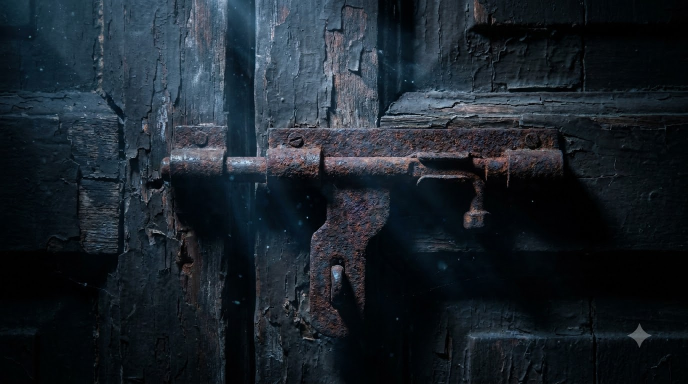
#> input picture plates/scene-06.jpeg, 1376 x 768 px, given in place of podcast_logo_circle.png, which was not available (shown at 1/2 size); the run also reads 3 pictures not shown here
$ python render_illuminated_posters.py
#> lines starting #> are read from the running program, lines starting #| are printed output that depends on the picture
import os
import math
import cv2
import numpy as np
from PIL import Image, ImageDraw, ImageFont, ImageFilter

ROOT = r"E:\betweenthenotes\noir_film_project"
ARTIFACT_DIR = r"C:\Users\sayan\.gemini\antigravity\brain\b3d17fa9-62a2-4701-acdb-0633a94e4498"
FLOW_DIR = r"C:\Users\sayan\flow-mcp-out\NoirBillboardCreds"
LOGO_PATH = r"E:\betweenthenotes\remotion_intro\dist\podcast_logo_circle.png"

FONTS_DIR = r"C:\Windows\Fonts"
LOCAL_FONTS = os.path.join(ROOT, "noir_film", "fonts")

def get_font(name_list, size):
#> called with size = 145
    for f in name_list:
        p = os.path.join(FONTS_DIR, f)
        if os.path.exists(p):
            try:
                return ImageFont.truetype(p, size)
            except Exception:
                pass
        p_local = os.path.join(LOCAL_FONTS, f)
        if os.path.exists(p_local):
            try:
                return ImageFont.truetype(p_local, size)
            except Exception:
                pass
    return ImageFont.load_default()

# Bold, highly legible font sizes
fonts = {
    "dracula_huge": get_font(["ONYX.TTF", "georgiab.ttf", "timesbd.ttf"], 145),
    "dracula_large": get_font(["ONYX.TTF", "georgiab.ttf", "timesbd.ttf"], 120),
    "bengali_title": get_font(["NotoSansBengali-Bold.ttf", "kalpurush.ttf"], 34),
    "tag_bold": get_font(["GOTHICB.TTF", "corbelb.ttf", "impact.ttf"], 18),
    "sub_regular": get_font(["GOTHICB.TTF", "corbelb.ttf", "IBMPlexMono-Bold.ttf"], 15),
    "cred_bold": get_font(["GOTHICB.TTF", "corbelb.ttf", "IBMPlexMono-Bold.ttf"], 14),
    "meta_regular": get_font(["GOTHICB.TTF", "corbelb.ttf", "IBMPlexMono-Bold.ttf"], 13),
    "emergency": get_font(["impact.ttf", "GOTHICB.TTF"], 18)
}

logo_img = Image.open(LOGO_PATH).convert("RGBA")

def illuminate_board_zone(img_np, x_min, x_max, y_min, y_max, intensity=1.55, warm=True):
    """
    Simulates a powerful overhead billboard floodlight shining down on the text zone.
    Raises luminance to clean white/cream paper levels while preserving board textures.
    """
    h, w = img_np.shape[:2]
    # Create smooth elliptical/conical light mask
    mask = np.zeros((h, w), dtype=np.float32)
    cx = (x_min + x_max) // 2
    cy = (y_min + y_max) // 2
    rx = (x_max - x_min) // 2
    ry = (y_max - y_min) // 2

    cv2.ellipse(mask, (cx, cy), (int(rx * 1.15), int(ry * 1.1)), 0, 0, 360, 1.0, -1)
    mask = cv2.GaussianBlur(mask, (101, 101), 0)

    # Apply soft light boost
    out = img_np.astype(np.float32)
    for c in range(3):
        # Boost luminance towards clean paper white
        boost = 1.0 + (intensity - 1.0) * mask
        if warm and c == 0: # Red channel slightly warmer
            boost *= (1.0 + 0.05 * mask)
        out[:, :, c] = np.clip(out[:, :, c] * boost + mask * 55, 0, 255)
    return out.astype(np.uint8)

def get_styled_logo(size=125, bw=False):
    resized = logo_img.resize((size, size), Image.Resampling.LANCZOS)
    if bw:
        r, g, b, a = resized.split()
        gray = resized.convert("L")
        lut = [int(np.clip((i - 128) * 1.4 + 145, 0, 255)) for i in range(256)]
        gray_contrasted = gray.point(lut)
        resized = Image.merge("RGBA", (gray_contrasted, gray_contrasted, gray_contrasted, a))

    pad = 16
    shadow_canvas = Image.new("RGBA", (size + pad * 2, size + pad * 2), (0, 0, 0, 0))
    s_draw = ImageDraw.Draw(shadow_canvas)
    s_draw.ellipse([pad + 2, pad + 4, pad + size + 2, pad + size + 4], fill=(0, 0, 0, 170))
    shadow_blurred = shadow_canvas.filter(ImageFilter.GaussianBlur(6))
    shadow_blurred.paste(resized, (pad, pad), resized)
    return shadow_blurred

def draw_dracula_title(draw, text, x_center, y_top, font, fill_color, shadow_color=None):
    bbox = draw.textbbox((0, 0), text, font=font)
    tw = bbox[2] - bbox[0]
    tx = x_center - tw // 2
    if shadow_color:
        draw.text((tx + 2, y_top + 3), text, font=font, fill=shadow_color)
    draw.text((tx, y_top), text, font=font, fill=fill_color)
    # Razor fangs
    draw.polygon([(tx + 3, y_top), (tx + 7, y_top), (tx + 5, y_top - 8)], fill=fill_color)
    draw.polygon([(tx + tw - 8, y_top), (tx + tw - 4, y_top), (tx + tw - 6, y_top - 8)], fill=fill_color)

# =============================================================================
# VARIATION 1: B&W CLASSIC FILM NOIR BILLBOARD (Dracula Stake Shadow)
# =============================================================================
def render_var1():
    base_bgr = cv2.imread(os.path.join(FLOW_DIR, "scene-01.jpeg"))
    # Broad, powerful overhead floodlight illumination on billboard face
    lit_bgr = illuminate_board_zone(base_bgr, 760, 1160, 120, 620, intensity=2.05, warm=False)
    base = Image.fromarray(cv2.cvtColor(lit_bgr, cv2.COLOR_BGR2RGB))
    draw = ImageDraw.Draw(base)

    tx = 945

    # 1. Prominent Between the Notes Logo Medallion
    logo_size = 115
    logo = get_styled_logo(size=logo_size, bw=True)
    base.paste(logo, (tx - (logo_size + 32) // 2, 145), logo)

    # 2. Main Title: NOIR (Pitch Black on Illuminated White Paper)
    draw_dracula_title(draw, "NOIR", tx, 275, fonts["dracula_huge"], (0, 0, 0, 255), (170, 170, 175, 140))

    # 3. Bengali Title
    ben = "নি  শি  ডা  ক"
    bb_b = draw.textbbox((0, 0), ben, font=fonts["bengali_title"])
    draw.text((tx - (bb_b[2]-bb_b[0]) // 2, 405), ben, font=fonts["bengali_title"], fill=(0, 0, 0, 255))

    # 4. Taglines
    sub1 = "A BETWEEN THE NOTES ORIGINAL"
    bb_s1 = draw.textbbox((0, 0), sub1, font=fonts["tag_bold"])
    draw.text((tx - (bb_s1[2]-bb_s1[0]) // 2, 452), sub1, font=fonts["tag_bold"], fill=(0, 0, 0, 255))

    sub2 = "A BENGALI ANALOG HORROR TRANSMISSION"
    bb_s2 = draw.textbbox((0, 0), sub2, font=fonts["sub_regular"])
    draw.text((tx - (bb_s2[2]-bb_s2[0]) // 2, 482), sub2, font=fonts["sub_regular"], fill=(0, 0, 0, 255))

    # 5. Clear, Bold Credits
    cred1 = "ORIGINAL SCORE BY ATANDRA  •  VISUAL ENGINE BY SAYAN"
    bb_c1 = draw.textbbox((0, 0), cred1, font=fonts["cred_bold"])
    draw.text((tx - (bb_c1[2]-bb_c1[0]) // 2, 512), cred1, font=fonts["cred_bold"], fill=(0, 0, 0, 255))

    cred2 = "BHARAT DARPAN 1994 BROADCAST ARCHIVE"
    bb_c2 = draw.textbbox((0, 0), cred2, font=fonts["meta_regular"])
    draw.text((tx - (bb_c2[2]-bb_c2[0]) // 2, 538), cred2, font=fonts["meta_regular"], fill=(15, 15, 20, 255))

    # 6. Environmental Box on Fence below: "IN CASE OF NISHIDAK"
    box_x, box_y = 585, 838
    draw.rectangle([box_x, box_y, box_x + 215, box_y + 45], fill=(10, 10, 12), outline=(140, 140, 145), width=2)
    draw.text((box_x + 16, box_y + 11), "IN CASE OF NISHIDAK", font=fonts["emergency"], fill=(255, 255, 255))

    return base

# =============================================================================
# VARIATION 2: CRIMSON COLOR EDITION (Dracula Blood-Red on White Board)
# =============================================================================
def render_var2():
    base_bgr = cv2.imread(os.path.join(FLOW_DIR, "scene-02.jpeg"))
    # Broad floodlight covering the whole perspective billboard face
    lit_bgr = illuminate_board_zone(base_bgr, 720, 1000, 180, 580, intensity=2.0, warm=True)
    base = Image.fromarray(cv2.cvtColor(lit_bgr, cv2.COLOR_BGR2RGB))
    draw = ImageDraw.Draw(base)

    tx = 865

    # 1. Color Logo Medallion
    logo_size = 95
    logo = get_styled_logo(size=logo_size, bw=False)
    base.paste(logo, (tx - (logo_size + 32) // 2, 205), logo)

    # 2. Main Title: NOIR in Saturated Dracula Blood-Red
    draw_dracula_title(draw, "NOIR", tx, 310, fonts["dracula_large"], (218, 18, 26, 255), (70, 6, 10, 220))

    # 3. Bengali Title
    ben = "নি  শি  ডা  ক"
    bb_b = draw.textbbox((0, 0), ben, font=fonts["bengali_title"])
    draw.text((tx - (bb_b[2]-bb_b[0]) // 2, 420), ben, font=fonts["bengali_title"], fill=(0, 0, 0, 255))

    # 4. Taglines (Stark Black on Bright White Paper)
    sub1 = "A BETWEEN THE NOTES ORIGINAL"
    bb_s1 = draw.textbbox((0, 0), sub1, font=fonts["sub_regular"])
    draw.text((tx - (bb_s1[2]-bb_s1[0]) // 2, 462), sub1, font=fonts["sub_regular"], fill=(0, 0, 0, 255))

    sub2 = "AN EXPERIMENTAL ANALOG HORROR TRANSMISSION"
    bb_s2 = draw.textbbox((0, 0), sub2, font=fonts["meta_regular"])
    draw.text((tx - (bb_s2[2]-bb_s2[0]) // 2, 488), sub2, font=fonts["meta_regular"], fill=(0, 0, 0, 255))

    # 5. Clear Credits
    cred = "ORIGINAL TUNE: ATANDRA & SAYAN  •  SECTOR WB"
    bb_c = draw.textbbox((0, 0), cred, font=fonts["meta_regular"])
    draw.text((tx - (bb_c[2]-bb_c[0]) // 2, 514), cred, font=fonts["meta_regular"], fill=(0, 0, 0, 255))

    # 6. Red Emergency Box on Roadside
    box_x, box_y = 580, 855
    draw.rectangle([box_x, box_y, box_x + 225, box_y + 48], fill=(195, 18, 25), outline=(255, 255, 255), width=2)
    draw.text((box_x + 16, box_y + 13), "IN CASE OF NISHIDAK", font=fonts["emergency"], fill=(255, 255, 255))

    return base

# =============================================================================
# VARIATION 3: ACOUSTIC PINS & THE UNCANNY FELINE (Studio B&W Illumination)
# =============================================================================
def render_var3():
    base_bgr = cv2.imread(os.path.join(FLOW_DIR, "scene-03.jpeg"))
    # Spotlight illumination on text area
    lit_bgr = illuminate_board_zone(base_bgr, 880, 1280, 150, 620, intensity=1.85, warm=False)
    base = Image.fromarray(cv2.cvtColor(lit_bgr, cv2.COLOR_BGR2RGB))
    draw = ImageDraw.Draw(base)

    tx = 1070

    # 1. Silver Logo Medallion
    logo_size = 120
    logo = get_styled_logo(size=logo_size, bw=True)
    base.paste(logo, (tx - (logo_size + 32) // 2, 160), logo)

    # 2. Main Title: NOIR in Pure White with deep black shadow
    draw_dracula_title(draw, "NOIR", tx, 290, fonts["dracula_huge"], (255, 255, 255, 255), (0, 0, 0, 240))

    # 3. Bengali Title
    ben = "নি  শি  ডা  ক"
    bb_b = draw.textbbox((0, 0), ben, font=fonts["bengali_title"])
    draw.text((tx - (bb_b[2]-bb_b[0]) // 2 + 1, 425 + 1), ben, font=fonts["bengali_title"], fill=(0, 0, 0, 220))
    draw.text((tx - (bb_b[2]-bb_b[0]) // 2, 425), ben, font=fonts["bengali_title"], fill=(250, 250, 245, 255))

    # 4. Taglines
    sub1 = "THE UNCANNY FELINE TRANSMISSION"
    bb_s1 = draw.textbbox((0, 0), sub1, font=fonts["tag_bold"])
    draw.text((tx - (bb_s1[2]-bb_s1[0]) // 2 + 1, 475 + 1), sub1, font=fonts["tag_bold"], fill=(0, 0, 0, 220))
    draw.text((tx - (bb_s1[2]-bb_s1[0]) // 2, 475), sub1, font=fonts["tag_bold"], fill=(245, 245, 240, 255))

    # 5. Clear Credits
    cred1 = "ACOUSTIC COMPOSITION: ATANDRA  •  VISUAL ENGINE: SAYAN"
    bb_c1 = draw.textbbox((0, 0), cred1, font=fonts["cred_bold"])
    draw.text((tx - (bb_c1[2]-bb_c1[0]) // 2 + 1, 510 + 1), cred1, font=fonts["cred_bold"], fill=(0, 0, 0, 220))
    draw.text((tx - (bb_c1[2]-bb_c1[0]) // 2, 510), cred1, font=fonts["cred_bold"], fill=(235, 235, 230, 255))

    cred2 = "AFTER MIDNIGHT, SOMEWHERE ELSE  •  STREAMING ON ALL PLATFORMS"
    bb_c2 = draw.textbbox((0, 0), cred2, font=fonts["meta_regular"])
    draw.text((tx - (bb_c2[2]-bb_c2[0]) // 2 + 1, 540 + 1), cred2, font=fonts["meta_regular"], fill=(0, 0, 0, 220))
    draw.text((tx - (bb_c2[2]-bb_c2[0]) // 2, 540), cred2, font=fonts["meta_regular"], fill=(215, 215, 210, 255))

    return base

# =============================================================================
# VARIATION 4: DAMODAR HIGHWAY METAMORPHOSIS (Illuminated Highway Board)
# =============================================================================
def render_var4():
    base_bgr = cv2.imread(os.path.join(FLOW_DIR, "scene-04.jpeg"))
    # Highway floodlight illumination on board: x [800, 1160], y [180, 600]
    lit_bgr = illuminate_board_zone(base_bgr, 800, 1160, 180, 600, intensity=1.80, warm=True)
    base = Image.fromarray(cv2.cvtColor(lit_bgr, cv2.COLOR_BGR2RGB))
    draw = ImageDraw.Draw(base)

    tx = 980

    # 1. Color Medallion Logo
    logo_size = 115
    logo = get_styled_logo(size=logo_size, bw=False)
    base.paste(logo, (tx - (logo_size + 32) // 2, 190), logo)

    # 2. Main Title: NOIR in High-Contrast Dracula Burgundy
    draw_dracula_title(draw, "NOIR", tx, 310, fonts["dracula_huge"], (205, 20, 28, 255), (70, 8, 12, 200))

    # 3. Bengali Title
    ben = "নি  শি  ডা  ক"
    bb_b = draw.textbbox((0, 0), ben, font=fonts["bengali_title"])
    draw.text((tx - (bb_b[2]-bb_b[0]) // 2, 435), ben, font=fonts["bengali_title"], fill=(0, 0, 0, 255))

    # 4. Taglines
    sub1 = "A BETWEEN THE NOTES ORIGINAL"
    bb_s1 = draw.textbbox((0, 0), sub1, font=fonts["tag_bold"])
    draw.text((tx - (bb_s1[2]-bb_s1[0]) // 2, 480), sub1, font=fonts["tag_bold"], fill=(0, 0, 0, 255))

    sub2 = "A 1994 Rural Bengal Emergency Broadcast"
    bb_s2 = draw.textbbox((0, 0), sub2, font=fonts["sub_regular"])
    draw.text((tx - (bb_s2[2]-bb_s2[0]) // 2, 510), sub2, font=fonts["sub_regular"], fill=(25, 15, 18, 255))

    # 5. Clear Credits
    cred = "MUSIC & SOUND: ATANDRA  •  VISUAL ENGINE: SAYAN  •  BETWEEN THE NOTES"
    bb_c = draw.textbbox((0, 0), cred, font=fonts["cred_bold"])
    draw.text((tx - (bb_c[2]-bb_c[0]) // 2, 540), cred, font=fonts["cred_bold"], fill=(0, 0, 0, 255))

    return base

# =============================================================================
# VARIATION 5: THE FALLING MAN ABYSS (Illuminated End Credits Board)
# =============================================================================
def render_var5():
    base_bgr = cv2.imread(os.path.join(FLOW_DIR, "scene-05.jpeg"))
    # Overhead floodlight on credits zone: x [720, 1160], y [160, 680]
    lit_bgr = illuminate_board_zone(base_bgr, 720, 1160, 160, 680, intensity=1.90, warm=False)
    base = Image.fromarray(cv2.cvtColor(lit_bgr, cv2.COLOR_BGR2RGB))
    draw = ImageDraw.Draw(base)

    tx = 940

    # 1. Prominent Between the Notes Hallmark Logo
    logo_size = 120
    logo = get_styled_logo(size=logo_size, bw=True)
    base.paste(logo, (tx - (logo_size + 32) // 2, 175), logo)

    # 2. Main Title: NOIR
    draw_dracula_title(draw, "NOIR", tx, 300, fonts["dracula_large"], (0, 0, 0, 255), (170, 170, 175, 160))

    # 3. Bengali Title
    ben = "নি  শি  ডা  ক"
    bb_b = draw.textbbox((0, 0), ben, font=fonts["bengali_title"])
    draw.text((tx - (bb_b[2]-bb_b[0]) // 2, 420), ben, font=fonts["bengali_title"], fill=(0, 0, 0, 255))

    # 4. Formal Theatrical End Credits Block (High Contrast Black)
    lines = [
        ("A BETWEEN THE NOTES PRESENTATION", fonts["tag_bold"], (0, 0, 0)),
        ("ORIGINAL SCORE & SOUND DESIGN: ATANDRA", fonts["cred_bold"], (0, 0, 0)),
        ("DIRECTED & VISUAL ENGINE BY SAYAN", fonts["cred_bold"], (0, 0, 0)),
        ("ANALOG HORROR BROADCAST ARCHIVE  •  1994", fonts["meta_regular"], (15, 15, 20)),
        ("ALL RIGHTS RESERVED  •  BETWEEN THE NOTES", fonts["meta_regular"], (25, 25, 30))
    ]
    cur_y = 465
    for text, fnt, col in lines:
        b = draw.textbbox((0, 0), text, font=fnt)
        w_t = b[2] - b[0]
        draw.text((tx - w_t // 2, cur_y), text, font=fnt, fill=col)
        cur_y += 28

    return base

variations = [
    ("poster_var1_bw_classic.png", render_var1),
    ("poster_var2_crimson_color.png", render_var2),
    ("poster_var3_acoustic_feline.png", render_var3),
    ("poster_var4_highway_metamorphosis.png", render_var4),
    ("poster_var5_abyss_end_credits.png", render_var5),
]

for fname, renderer in variations:
    res = renderer()
    local_out = os.path.join(ROOT, "assets", "posters", fname)
    art_out = os.path.join(ARTIFACT_DIR, fname)
    res.save(local_out, quality=98)
    res.save(art_out, quality=98)
    print(f"Rendered illuminated high-readability poster: {fname} -> {local_out}")
#> this loop made 5 passes
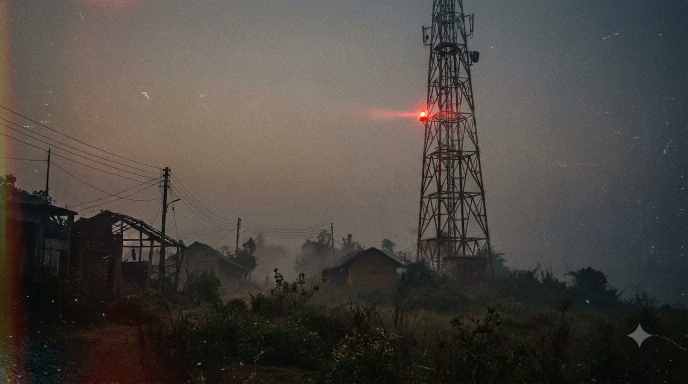
#> input picture plates/scene-01.jpeg, 1376 x 768 px, found by its file name (shown at 1/2 size)
#> pass 1, in render_var1, `lit_bgr = illuminate_board_zone(base_bgr, 760, 1160, 120, 620, intensi..`:
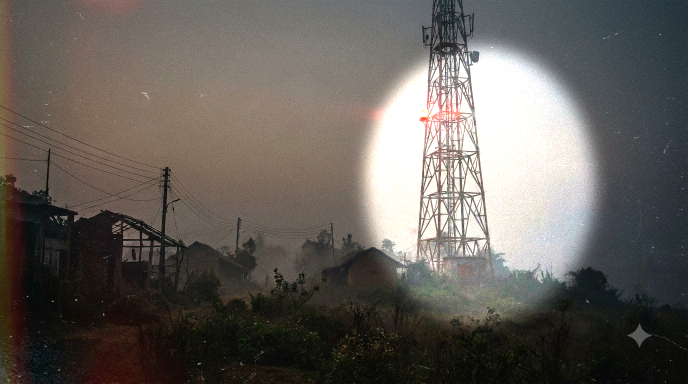
#> lit_bgr: shape (768, 1376, 3) (shown at 1/2 size); mean B, G, R 90.4, 95.8, 100.7
#> pass 1, in get_styled_logo, `resized = logo_img.resize((size, size), Image.Resampling.LANCZOS)`:
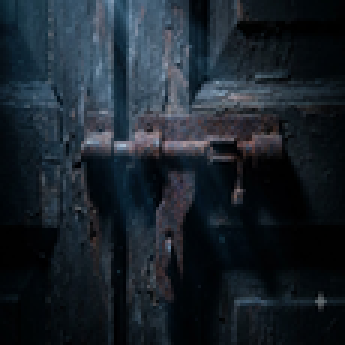
#> resized: PIL image 115x115 RGBA (shown 3 times larger); mean R, G, B, A 26.2, 34.9, 42.9, 255
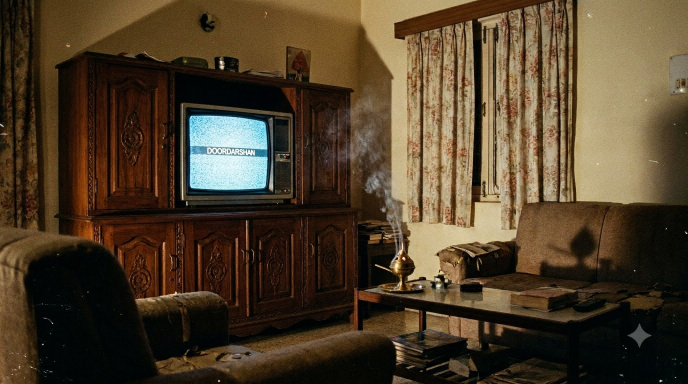
#> input picture plates/scene-02.jpeg, 1376 x 768 px, found by its file name (shown at 1/2 size)
#> after the loop:
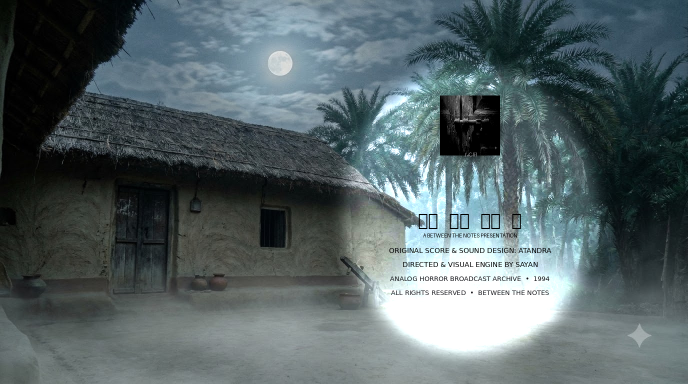
#> res: PIL image 1376x768 RGB (shown at 1/2 size); mean R, G, B 86.3, 100, 102.8
